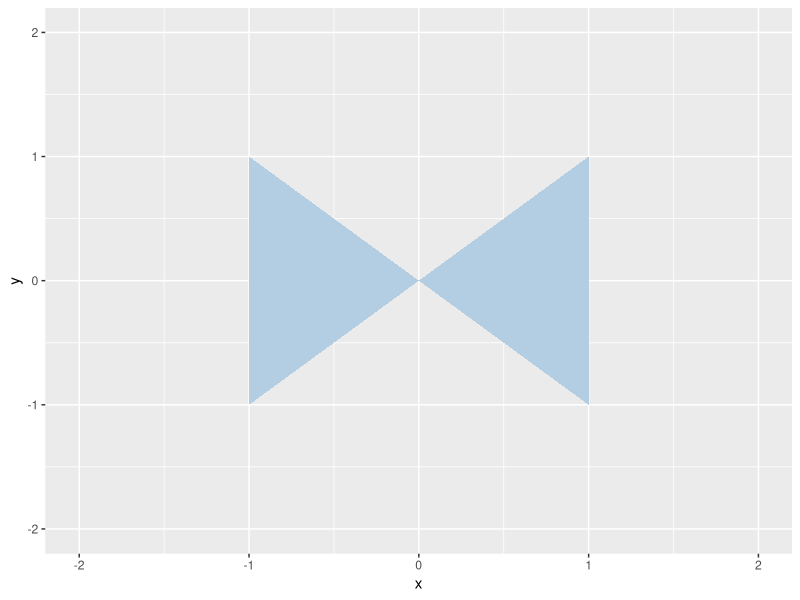
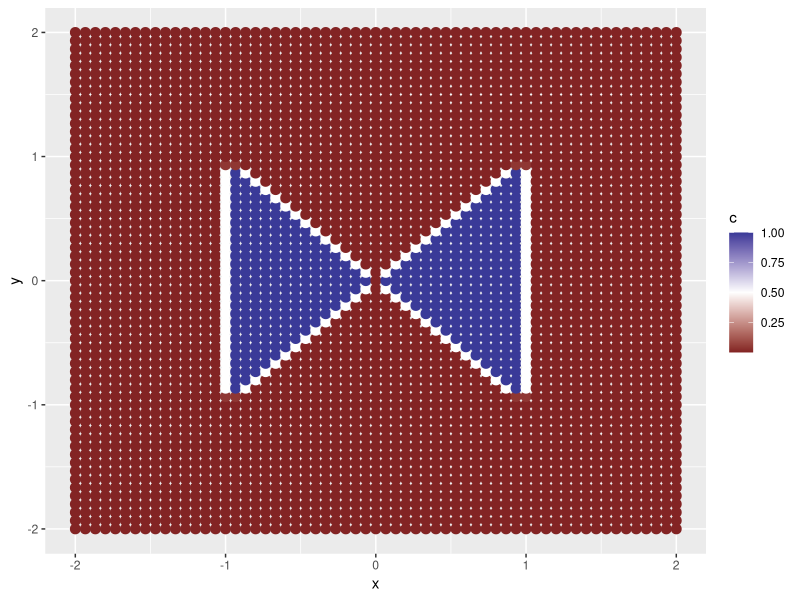

The R source for these figures, in order:
## ---- chunk 1
knitr::opts_chunk$set(eval = TRUE, echo = TRUE)
## ---- chunk 2
xs = matrix(c(
  0, 0,
  1, 0,
  0, -1,
  -1, 0,
  0, 1
), nrow = 5, ncol = 2, byrow = TRUE)

ys = matrix(c(
  1, 0,
  0, 1,
  0, 1,
  0, 1,
  0, 1
), nrow = 5, ncol = 2, byrow = TRUE)

ws1 = matrix(
  c(
    -20, 20,
    -20, 20
  ), nrow = 2, ncol = 2, byrow = TRUE
)

bs1 = c(
  0, 0
)

ws2 = matrix(
  c(
    -1, 1,
    -1, 1
  ), nrow = 2, ncol = 2, byrow = TRUE
)

bs2 = c(
  10, -10
)

relu = function(x) {
  ifelse(x > 0, x, 0)
}

softmax = function(predictions) {
  exp(predictions) / rowSums(exp(predictions))
}

predictions = (
  softmax(relu(xs %*% ws1 + bs1) %*% ws2 + bs2)
)

predictions
## ---- chunk 3
categorical_crossentropy = function(y_true, y_predicted) {
  -sum(log(y_predicted) * y_true) / nrow(y_true)
}

loss = categorical_crossentropy(ys, predictions)

loss
## ---- chunk 4

# This function represents a dense layer with given weights and biases.
dense = function(weights, bias) function(x) {
  x %*% weights + matrix(rep(bias, nrow(x)), byrow = TRUE, nrow = nrow(x))
}

forward_pass = function(layers, x) {
  for(ll in layers) {
    x = ll(x)
  }
  x
}


forward_pass(c(
  dense(ws1, bs1),
  relu,
  dense(ws2, bs2),
  softmax
), xs)
## ---- chunk 5
library(ggplot2)

df = data.frame(x=c(-1, -1, 0, 1, 1, 0, -1), y=c(1, -1, 0, -1, 1, 0, 1))
ggplot(df, aes(x=x, y=y)) +
  geom_polygon(fill='#b3cde3') +
  xlim(-2, 2) +
  ylim(-2, 2)
## ---- chunk 6
sigmoid = function(x) {
  1 / (1 + exp(-x))
}


network_params = c(
  dense(
    weights = matrix(
      c(100, 100, 100, -100, 100, 0, -100, 0), ncol = 4
    ), bias = c(
      0, 0, 100, 100
    )
  ),
  sigmoid,
  dense(
    weights = matrix(
      c(-100, -100, 100, 100, 100, 100, 100, 100), ncol = 2
    ), bias = c(
      c(-150, -350)
    )
  ),
  sigmoid,
  dense(
    weights = matrix(
      c(100, 100), ncol = 1
    ), bias = c(
      -50
    )
  ), 
  sigmoid
)

# We evaluate the predictions of the network on a grid of points
halfres = 30
data = as.matrix(expand.grid(-halfres:halfres, -halfres:halfres)) / halfres * 2
predictions = forward_pass(network_params, data)

df = data.frame(x=data[,1], y=data[,2], c=predictions[,1])
ggplot(df, aes(x=x, y=y, col=c)) +
  geom_point(size=3) +
  scale_colour_gradient2(midpoint = 0.5)
